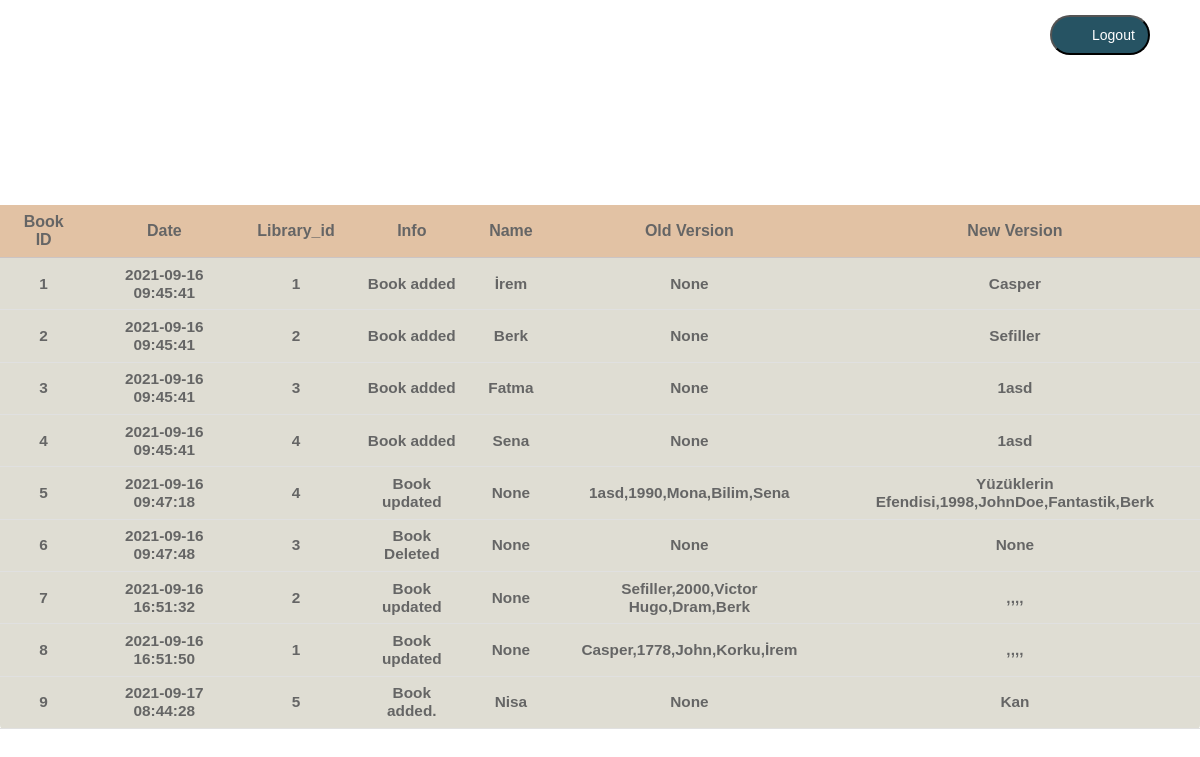
Page /log on the earlier database version.
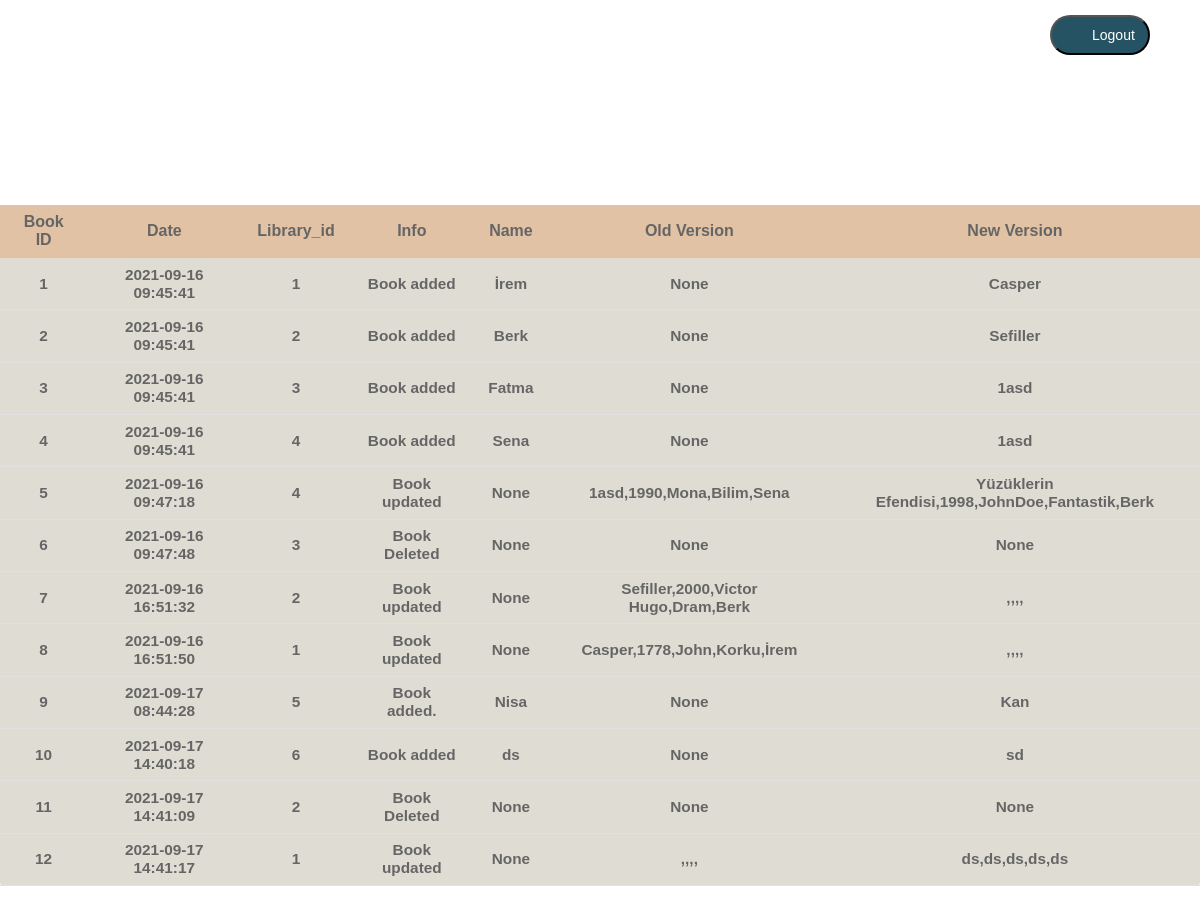
Same page on the later database version.
### db/library.py (models this page shows, shortened)
class Log(db.Model):
    BookID_log=db.Column(db.Integer,primary_key=True)
    Date=db.Column(db.String,nullable=False)
    Library_id=db.Column(db.Integer,db.ForeignKey('library.BookID'))
    Info=db.Column(db.String)
    Name=db.Column(db.String)
    OldVersion=db.Column(db.String)
    NewVersion=db.Column(db.String)

### app.py (the view)
@app.route("/log",methods=["GET","POST"])
def log():
    return render_template("log.html",Logrecords=Logrecords)

### templates/log.html (shortened to what this page needs)
<!DOCTYPE html>
<html lang="en">
<head>
</head>
  <pre>
  <input type="button" onclick="window.open('http://127.0.0.1:5000/')" value="Logout" class="logout"/>
  </pre>
<body>
     <table>
        <thead>
          <tr>
            <th>Book ID</th>
			    <th>Date</th>
				<th>Library_id</th>
				<th>Info</th>
				<th>Name</th>
				<th>Old Version</th>
				<th>New Version</th>
            </tr>
        </thead>
    <tbody>
          <tr>
        {% for veri in Logrecords %}
			<td>{{veri.BookID_log}}</td>
			<td>{{veri.Date}}</td>
			<td>{{veri.Library_id}}</td>
			<td>{{veri.Info}}</td>
			<td>{{veri.Name}}</td>
			<td>{{veri.OldVersion}} </td>
			<td>{{veri.NewVersion}} </td>
        </tr>
        {%endfor%}
        </tbody>
      </table>
</body>
</html>

### templates/log.html (style rules this page uses)
*, *:before, *:after { margin: 0; padding: 0; box-sizing: border-box; }
body { background-image: url("https://images.pexels.com/photos/1631677/pexels-photo-1631677.jpeg?auto=compress&cs=tinysrgb&dpr=2&h=750&w=1260"); height: 100%; font-family: 'Cambria', sans-serif; }
table { background: #cac8b7; border-radius: 0.25em; border-collapse: collapse; margin: 175px auto; opacity: 0.6; }
th { border-bottom: 1px solid #aa9e9e; background-color: #d09a68 ; font-size: 1.00em; font-weight: bold; font-family: 'Gill Sans', 'Gill Sans MT', Calibri, 'Trebuchet MS', sans-serif,bold; padding: 0.5em 1em; text-align: center; }
td { font-size: 0.96em; font-weight: 600; font-family: 'Gill Sans', 'Gill Sans MT', Calibri, 'Trebuchet MS', sans-serif; padding: 0.50em 1em; border-bottom: 1px solid #cccccc; text-align: center; }
tbody tr { transition:0.25s ease; }
.logout { background:url('https://dh3vbjnk0bnfa.cloudfront.net/static/centralauth/images/btn-login-hover.png') no-repeat 5px 5px #484B4F; width: 100px; cursor:pointer; border-radius:50px; padding:10px 20px 10px 0; color:White; font-size:14px; text-align:left; text-indent:40px; display:block; margin:0 auto; background-color: rgb(38, 83, 99); position:fixed; right:50px; -webkit-transition-timing-function: ease-in-out; -webkit-transition-duration: .4s; -webkit-transition-property: all; -moz-transition-timing-function: ease-in-out; -moz-transition-duration: .4s; -moz-transition-property: all; }

Differences in the rows shown:
added Log: BookID_log "10", Date "2021-09-17 14:40:18", Library_id "6", Info "Book added", Name "ds", OldVersion "None", NewVersion "sd"
added Log: BookID_log "11", Date "2021-09-17 14:41:09", Library_id "2", Info "Book Deleted", Name "None", OldVersion "None", NewVersion "None"
added Log: BookID_log "12", Date "2021-09-17 14:41:17", Library_id "1", Info "Book updated", Name "None", OldVersion ",,,,", NewVersion "ds,ds,ds,ds,ds"
